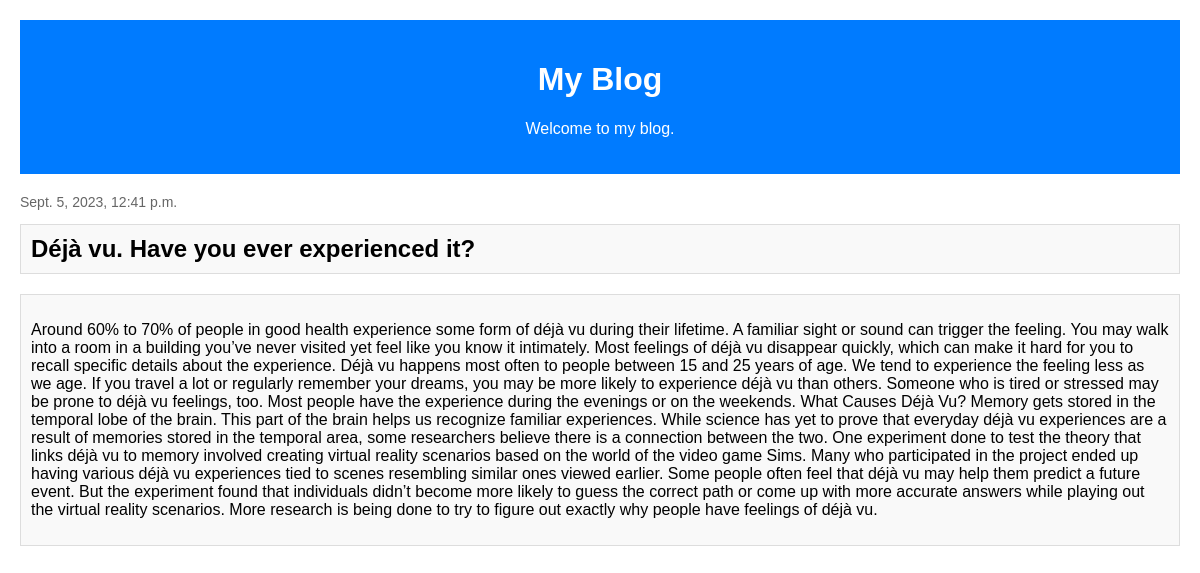
/gost/3/, run on the app's committed database.
### posts/models.py (models this page shows)
class Post(models.Model):
    title = models.CharField(max_length=100)
    details = models.CharField(max_length=100000)
    date = models.DateTimeField(default=datetime.now, blank=True)

### posts/views.py (the view)
def gost(request,pk):
    posts =Post.objects.get(id=pk)
    return render(request,"gost.html",dict(posts=posts))

### template/gost.html (shortened to what this page needs)
<!DOCTYPE html>
<html lang="en">
<head>
</head>
<body>
    <div class="header">
        <h1>My Blog</h1>
        <p>Welcome to my blog.</p>
    </div>
    <div class="post">
        <p class="post-meta">{{posts.date}}</p>
        <h2 class="post-box">{{posts.title}}</h2>
        <div class="post-box">
            <p>{{posts.details}}</p>
        </div>
    </div>
</body>
</html>

### template/gost.html (style rules this page uses)
body { font-family: Arial, sans-serif; margin: 20px; }
.header { text-align: center; background-color: #007BFF; color: white; padding: 20px; }
.post { margin-top: 20px; }
.post-meta { color: #666; font-size: 14px; }
.post-box { border: 1px solid #ddd; padding: 10px; margin-top: 10px; background-color: #f9f9f9; }

### data on the page
Post: date "Sept. 5, 2023, 12:41 p.m.", title "Déjà vu. Have you ever experienced it?", details "Around 60% to 70% of people in good health experience some form of déjà vu during their lifetime. A familiar sight or sound can trigger the feeling. You may walk into a room in a building you’ve never visited yet feel like you know it intimately. Most feelings of déjà vu disappear quickly, which can make it hard for you to recall specific details about the experience. Déjà vu happens most often to people between 15 and 25 years of age. We tend to experience the feeling less as we age. If you travel a lot or regularly remember your dreams, you may be more likely to experience déjà vu than others. Someone who is tired or stressed may be prone to déjà vu feelings, too. Most people have the…"
